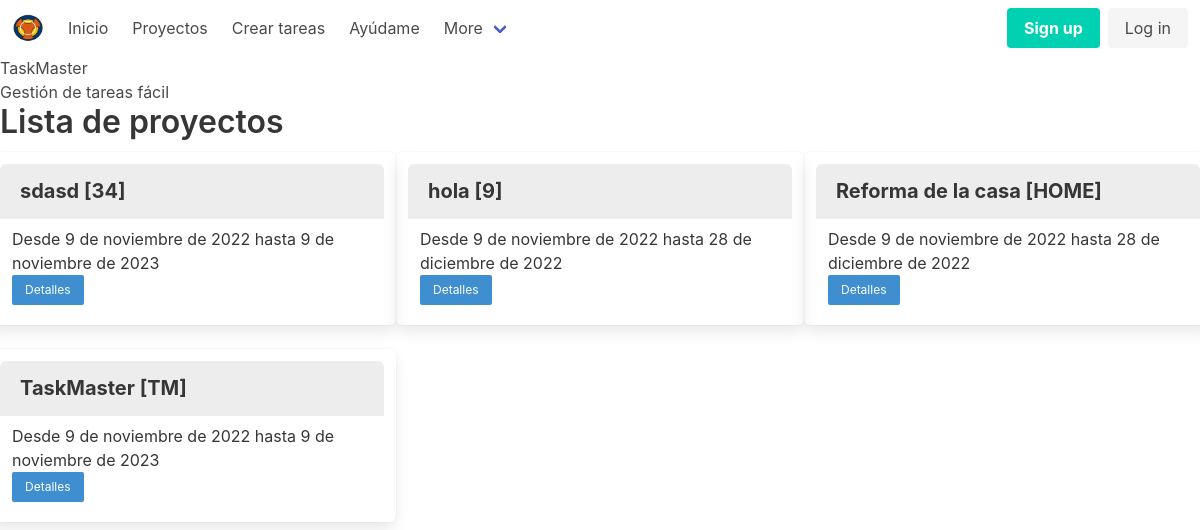
/projects/, run on the app's committed database.
### tasks/models.py (models this page shows, shortened)
class Project(models.Model):
    class Meta:
        verbose_name = 'Proyecto'
        verbose_name_plural = 'Proyectos'
        ordering = ['code', 'name']
    name = models.CharField(max_length=250)
    code = models.SlugField(max_length=4)
    description = models.TextField()
    start_date = models.DateField()
    end_date = models.DateField()

### tasks/views.py (the view)
# urls.py: path('projects/', tasks.views.lista_proyectos, name='proyectos'),
def lista_proyectos(request):
    projects = models.Project.objects.all()
    return render(request, 'tasks/projects.html', {
        'projects': projects,
    })

### tasks/templates/tasks/projects.html (shortened to what this page needs)
{% extends 'tasks/base.html' %}
{% block content %}
<h1 class="title">Lista de proyectos</h1>
<div class="columns is-multiline">
{% for project in projects %}
  <div class="column is-4 panel is_primary">
    <div class="panel-heading">{{ project.name }} [{{ project.code}}]</div>
    <div class="panel-block">
      <p>Desde {{ project.start_date }} hasta {{ project.end_date }}
      <br>
      <a class="button is-info is-small"
         href="{% url 'proyecto_por_codigo' code=project.code %}">
        Detalles
      </a>
     </p>
    </div>
  </div>
{% endfor %}
</div>
{% endblock content %}

### data on the page
Project: name "sdasd", code "34", start_date "9 de noviembre de 2022", end_date "9 de noviembre de 2023"
Project: name "hola", code "9", start_date "9 de noviembre de 2022", end_date "28 de diciembre de 2022"
Project: name "Reforma de la casa", code "HOME", start_date "9 de noviembre de 2022", end_date "28 de diciembre de 2022"
Project: name "TaskMaster", code "TM", start_date "9 de noviembre de 2022", end_date "9 de noviembre de 2023"
